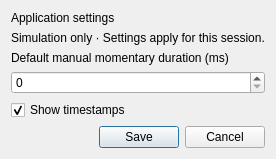
<?xml version='1.0' encoding='utf-8'?>
<ui version="4.0">
 <class>settings</class>
 <widget class="QDialog" name="settings">
  <property name="windowTitle">
   <string>MOXA Control — Settings</string>
  </property>
  <layout class="QVBoxLayout" name="settingsLayout">
   <item>
    <widget class="QLabel" name="settingsTitle">
     <property name="text">
      <string>Application settings</string>
     </property>
    </widget>
   </item>
   <item>
    <widget class="QLabel" name="settingsNote">
     <property name="text">
      <string>Simulation only · Settings apply for this session.</string>
     </property>
    </widget>
   </item>
   <item>
    <widget class="QLabel" name="durationLabel">
     <property name="text">
      <string>Default manual momentary duration (ms)</string>
     </property>
    </widget>
   </item>
   <item>
    <widget class="QSpinBox" name="defaultPulse">
     <property name="maximum">
      <number>3600000</number>
     </property>
     <property name="value">
      <number>0</number>
     </property>
    </widget>
   </item>
   <item>
    <widget class="QCheckBox" name="timestampsCheck">
     <property name="text">
      <string>Show timestamps</string>
     </property>
     <property name="checked">
      <bool>true</bool>
     </property>
    </widget>
   </item>
   <item>
    <widget class="QDialogButtonBox" name="dialogButtons">
     <property name="standardButtons">
      <set>QDialogButtonBox::Cancel|QDialogButtonBox::Save</set>
     </property>
    </widget>
   </item>
  </layout>
 </widget>
 <resources />
 <connections />
</ui>
